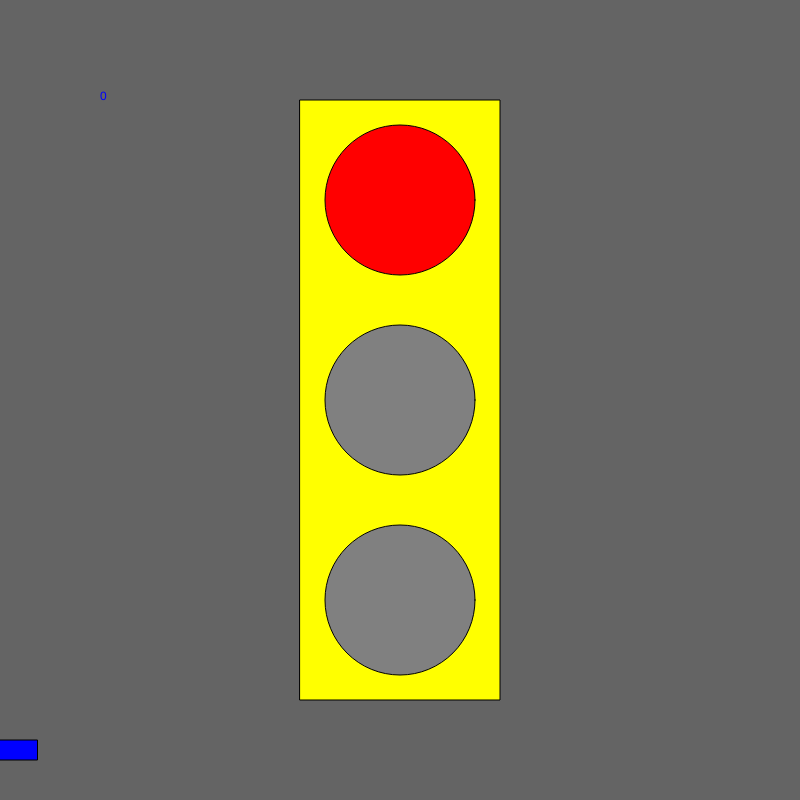
Frame 1 (no input)
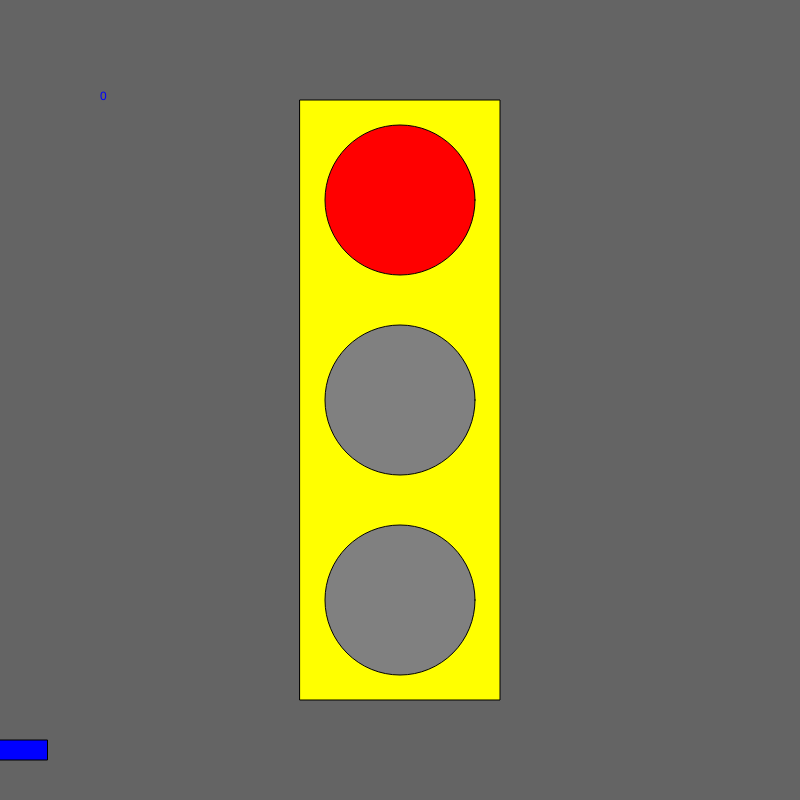
Frame 60 (no input)
Frame 120 (the mouse pressed at the canvas centre since frame 60): identical to frame 60, image omitted

The p5.js sketch that drew these frames (run headless with seeded random() and noise() and a simulated clock; from frame 60 on, the mouse is pressed at the canvas centre):

// p5.js sketch
// ── sketch.js
let state = 0;
let timer= 0;
let x=0;
let velocity= 10;
function setup() {
  createCanvas(800, 800);
  ellipseMode(CENTER);
  rectMode(CENTER);
}

function draw() {

  background(100);
fill('yellow');
rect(width/2, height/2, 200, 600);

fill('blue');
rect(x, 750, 75,20);
x=x + velocity;
if (x> width) {
  x=0;
}
  switch (state) {

    case 0:
      text("0", 100, 100);
      fill('red');
      ellipse(width/2, height/2- 200, 150, 150);
      fill('grey');
ellipse(width/2, height/2, 150, 150);
ellipse(width/2, height/2+ 200, 150, 150);
velocity= 0;
      break;

    case 1:
      text("1", 100, 100);
fill('grey');
      ellipse(width/2, height/2- 200, 150, 150);
ellipse(width/2, height/2, 150, 150);
fill('green');
ellipse(width/2, height/2+ 200, 150, 150);
velocity= 10;
      break;

    case 2:
      text("2", 100, 100);
      fill('grey');
      ellipse(width/2, height/2- 200, 150, 150);
      fill('yellow');
ellipse(width/2, height/2, 150, 150);
fill('grey');
ellipse(width/2, height/2+ 200, 150, 150);
velocity= 5;
      break;

  }
}
timer= timer +1 ;
if(timer> 100) {
  timer= 0;
  state++;
  if (state>2) state=0;
}
  function mouseReleased(){
   state++;
  if (state >2) state= 0;
    
}
